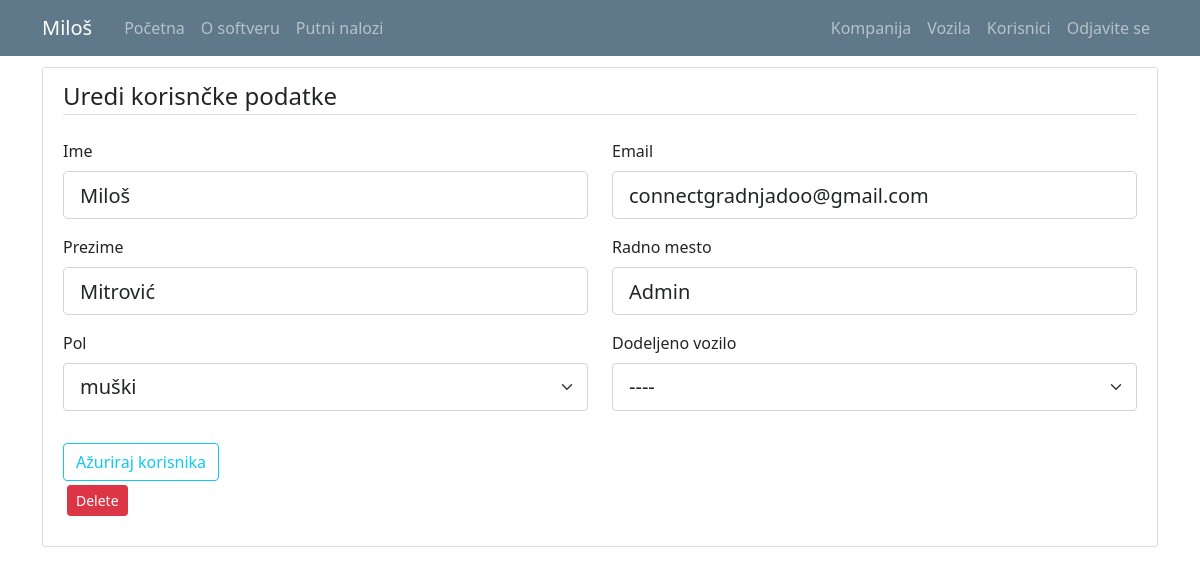
Page /user/13 (signed in) on the earlier database version.
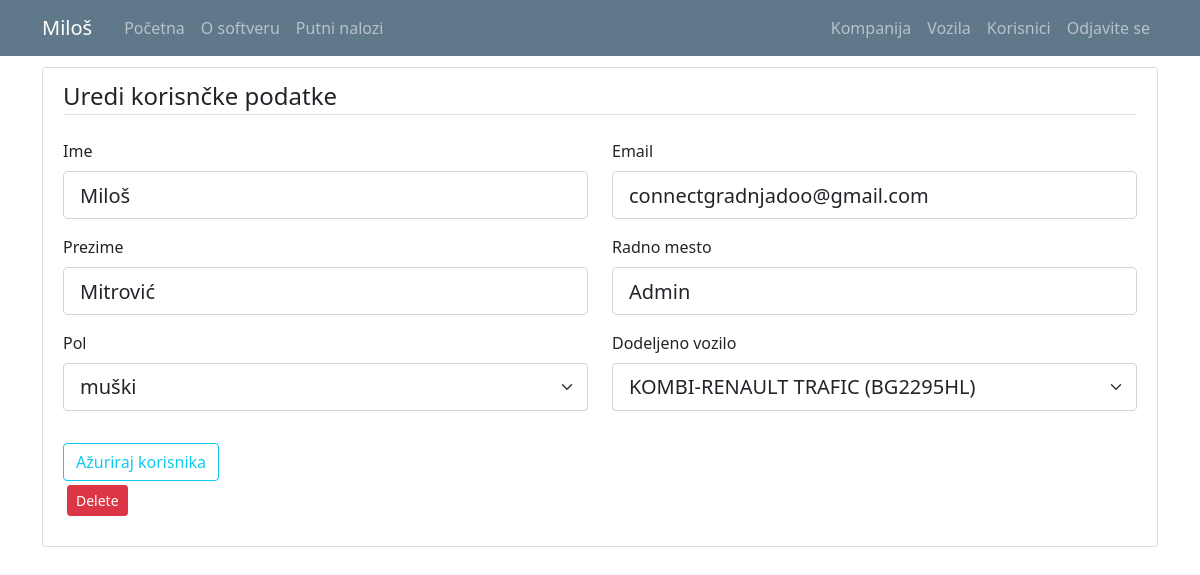
Same page on the later database version.
### putninalozi/models.py (models this page shows, shortened)
class User(db.Model, UserMixin):
    id = db.Column(db.Integer, primary_key=True)
    email = db.Column(db.String(120), unique=True, nullable=False)
    password = db.Column(db.String(60), nullable = False)
    name = db.Column(db.String(20), unique=False, nullable=False)
    surname = db.Column(db.String(20), unique=False, nullable=False)
    gender = db.Column(db.String(1)) #(0, "srednji"), (1, "muški"), (2, "ženski")
    workplace = db.Column(db.String(20), unique=False, nullable=False)
    authorization = db.Column(db.String(10), nullable = False) # ovde treba da budu tipovi korisnika: S_admin, C_admin, C_user
    company_id = db.Column(db.Integer, db.ForeignKey('company.id'), nullable=True)
    default_vehicle = db.Column(db.Integer) #kod radnika koji imaju svoj auto, da bude podrazumevana vrednost id tog vozila
    travelwarrants = db.relationship('TravelWarrant', backref='travelwarrant_user', lazy=True)

### putninalozi/users/routes.py (the view)
@users.route("/user/<int:user_id>", methods=['GET', 'POST'])
def user_profile(user_id): #ovo je funkcija za editovanje user-a
    user = User.query.get_or_404(user_id)
    if not current_user.is_authenticated:
        flash('Da bi ste pristupili ovoj stranici treba da budete ulogovani.', 'danger')
        return redirect(url_for('users.login'))
    elif current_user.authorization != 's_admin' and current_user.authorization != 'c_admin':
        if current_user.id != user.id:
            abort(403)
    elif current_user.authorization == 's_admin':
        pass
    elif current_user.user_company.id != user.user_company.id:
        abort(403)
    form = UpdateUserForm()
    form.reset()
    form.default_vehicle.choices = [(0, "----")] + [(v.id, v.vehicle_type + "-" + v.vehicle_brand+" ("+v.vehicle_registration+")") for v in db.session.query(Vehicle.id,Vehicle.vehicle_type,Vehicle.vehicle_brand,Vehicle.vehicle_registration).filter_by(company_id=current_user.user_company.id).order_by('vehicle_type').all()]
    if form.validate_on_submit():
        user.name = form.name.data
        user.surname = form.surname.data
        user.workplace = form.workplace.data
        if user.email == form.email.data:
            user.email = form.email.data
        else:
            validate_email = User.query.filter_by(email=form.email.data).first()
            if validate_email:
                flash('Taj mejl je već postoji, izabeite drugači emal', 'danger')
                return render_template('user.html', title="Uredi korisnčke podatke", user=user, form=form, legend='Uredi korisnčke podatke')
            else:
                user.email = form.email.data
        if current_user.authorization != 's_admin':
            user.authorization = user.authorization
        else:
            user.authorization = form.authorization.data
        user.gender = form.gender.data
        if current_user.authorization == 's_admin':
            user.company_id = form.company_id.data
        else:
            user.company_id = user.company_id
        user.default_vehicle = form.default_vehicle.data
        db.session.commit()
        flash('Profile was updated', 'success')
        return redirect(url_for('users.user_list'))
    elif request.method == 'GET':
        form.name.data = user.name
        form.surname.data = user.surname
        form.workplace.data = user.workplace
        form.email.data = user.email
        form.authorization.choices = [('c_user', 'USER'),('c_admin', 'ADMIN')]
        form.authorization.data = user.authorization
        form.gender.choices = [(0, 'srednji'),(1, 'muški'),(2, 'žemski')]
        form.gender.data = user.gender
        form.company_id.choices = [(c.id, c.companyname) for c in db.session.query(Company.id,Company.companyname).order_by('companyname').all()]
        form.company_id.data = str(user.company_id)
        form.default_vehicle.data = str(user.default_vehicle)
    return render_template('user.html', title="Uredi korisnčke podatke", user=user, form=form, legend='Uredi korisnčke podatke')

### putninalozi/users/forms.py
class UpdateUserForm(FlaskForm):
    email = StringField('Email', validators=[DataRequired(), Email()])
    name = StringField('Ime', validators=[DataRequired(), Length(min=2, max=20)])
    surname = StringField('Prezime', validators=[DataRequired(), Length(min=2, max=20)])
    gender = SelectField('Pol', validators=[DataRequired()], choices=[(0, 'srednji'), (1, 'muški'), (2, 'ženski')])
    workplace = StringField(label='Radno mesto', validators=[DataRequired(), Length(min=2, max=20)])
    authorization = SelectField('Nivo autorizacije', validators=[DataRequired()], choices = [('c_user', 'USER'),('c_admin', 'ADMIN')]) #[('c_user', 'USER'),('c_admin', 'ADMIN')]) # ovde treba da budu tipovi korisnika: S_admin, C_admin, C_user
    company_id = SelectField('Kompanija', choices = [(c.id, c.companyname) for c in db.session.query(Company.id,Company.companyname).order_by('companyname').all()]) #, choices=Company.query.all())
    default_vehicle = SelectField('Dodeljeno vozilo', validators=[DataRequired()], choices = [])
    submit = SubmitField('Ažuriraj korisnika')
    def reset(self):
        self.__init__()

### putninalozi/templates/user.html (shortened to what the changed rows need)
{% extends "layout.html" %}
{% block content %}
<div class="content-section">
    <form method="POST" action="">
        <fieldset class="form-group">
            <div class="row">
              <div class="col form-group">
                  {{ form.name.label(class="form-control-label") }}
                  {% if form.name.errors %}
                      {{ form.name(class="form-control form-control-lg is-invalid") }}
                      <div class="invalid-feedback">
                          {% for error in form.name.errors %}
                              <span>{{ error }}</span>
                          {% endfor %}
                      </div>
                  {% else %}
                      {{ form.name(class="form-control form-control-lg") }}
                  {% endif %}
              </div>
              <div class="col form-group">
                  {{ form.email.label(class="form-control-label") }}
                  {% if form.email.errors %}
                      {{ form.email(class="form-control form-control-lg is-invalid") }}
                      <div class="invalid-feedback">
                          {% for error in form.email.errors %}
                              <span>{{ error }}</span>
                          {% endfor %}
                      </div>
                  {% else %}
                      {{ form.email(class="form-control form-control-lg") }}
                  {% endif %}
              </div>
            </div>
            <div class="row">
              <div class="col form-group">
                  {{ form.surname.label(class="form-control-label") }}
                  {% if form.surname.errors %}
                      {{ form.surname(class="form-control form-control-lg is-invalid") }}
                      <div class="invalid-feedback">
                          {% for error in form.surname.errors %}
                              <span>{{ error }}</span>
                          {% endfor %}
                      </div>
                  {% else %}
                      {{ form.surname(class="form-control form-control-lg") }}
                  {% endif %}
              </div>
              <div class="col form-group">
                  {{ form.workplace.label(class="form-control-label") }}
                  {% if form.workplace.errors %}
                      {{ form.workplace(class="form-control form-control-lg is-invalid") }}
                      <div class="invalid-feedback">
                          {% for error in form.workplace.errors %}
                              <span>{{ error }}</span>
                          {% endfor %}
                      </div>
                  {% else %}
                      {{ form.workplace(class="form-control form-control-lg") }}
                  {% endif %}
              </div>
            </div>
            <div class="row">
              <div class="col form-group">
                  {{ form.gender.label(class="form-control-label") }}
                  {% if form.gender.errors %}
                      {{ form.gender(class="form-control form-control-lg is-invalid") }}
                      <div class="invalid-feedback">
                          {% for error in form.gender.errors %}
                              <span>{{ error }}</span>
                          {% endfor %}
                      </div>
                  {% else %}
                      {{ form.gender(class="form-select form-select-lg") }}
                  {% endif %}
              </div>
              <div class="col form-group">
                  {{ form.default_vehicle.label(class="form-control-label") }}
                  {% if form.default_vehicle.errors %}
                      {{ form.default_vehicle(class="form-control form-control-lg is-invalid") }}
                      <div class="invalid-feedback">
                          {% for error in form.default_vehicle.errors %}
                              <span>{{ error }}</span>
                          {% endfor %}
                      </div>
                  {% else %}
                      {{ form.default_vehicle(class="form-select form-select-lg") }}
                  {% endif %}
              </div>
            </div>
        </fieldset>
  </form>
</div>
{% endblock content%}

### putninalozi/templates/layout.html (shortened to what this page needs)
<!doctype html>
<html lang="en">
  <head>
    <link rel="stylesheet" href="https://cdn.jsdelivr.net/npm/bootstrap@4.3.1/dist/css/bootstrap.min.css">
    <link rel="stylesheet" type="text/css" href="{{ url_for('static', filename='main.css') }}">
    <link href="https://cdn.jsdelivr.net/npm/bootstrap@5.0.1/dist/css/bootstrap.min.css" rel="stylesheet">
    <link rel="stylesheet" type="text/css" href="https://cdn.datatables.net/1.10.25/css/dataTables.bootstrap5.css">
  </head>
  <body>
    <header class="site-header">
      <nav class="navbar navbar-expand-md navbar-dark bg-steel fixed-top">
        <div class="container">
          <a class="navbar-brand mr-4" href="/">{{ current_user.name }}</a>
          <div class="collapse navbar-collapse" id="navbarToggle">
            <div class="navbar-nav mr-auto">
              {% if current_user.is_authenticated %}
                <a class="nav-item nav-link" href="{{ url_for('main.home') }}">Početna</a>
                <a class="nav-item nav-link" href="{{ url_for('main.about') }}">O softveru</a>
                <a class="nav-item nav-link" href="{{ url_for('travel_warrants.travel_warrant_list') }}">Putni nalozi</a>
              {% else %}
                <a class="nav-item nav-link" href="{{ url_for('main.home') }}">Početna</a>
                <a class="nav-item nav-link" href="{{ url_for('main.about') }}">O softveru</a>
              {% endif %}
            </div>
            <div class="navbar-nav">
              {% if current_user.is_authenticated %}
                {% if current_user.authorization == 's_admin' %}
                  <a class="nav-item nav-link" href="{{ url_for('companys.company_list') }}">Kompanija</a>
                  <a class="nav-item nav-link" href="{{ url_for('vehicles.vehicle_list') }}">Vozila</a>
                  <a class="nav-item nav-link" href="{{ url_for('users.user_list') }}">Korisnici</a>
                  <a class="nav-item nav-link" href="{{ url_for('users.logout') }}">Odjavite se</a>
                {% elif current_user.authorization == 'c_admin'%}
                  <a class="nav-item nav-link" href="{{ url_for('companys.company_list') }}">Kompanija</a>
                  <a class="nav-item nav-link" href="{{ url_for('vehicles.vehicle_list') }}">Vozila</a>
                  <a class="nav-item nav-link" href="{{ url_for('users.user_list') }}">Korisnici</a>
                  <a class="nav-item nav-link" href="{{ url_for('users.logout') }}">Odjavite se</a>
                {% else %}
                  <a class="nav-item nav-link" href="{{ url_for('users.logout') }}">Odjavite se</a>
                {% endif %}
              {% else %}
                <a class="nav-item nav-link" href="{{ url_for('users.login') }}">Prijavljivanje</a>
              {% endif %}
            </div>
          </div>
        </div>
      </nav>
    </header>
    <main role="main" class="container">
      <div class="row">
        <div class="col-md-12">
          {% block content %}{% endblock %}
        </div>
      </div>
    </main>
  </body>
</html>

Differences in the rows shown:
changed User "Miloš": default_vehicle "----" → "KOMBI-RENAULT TRAFIC (BG2295HL)"
